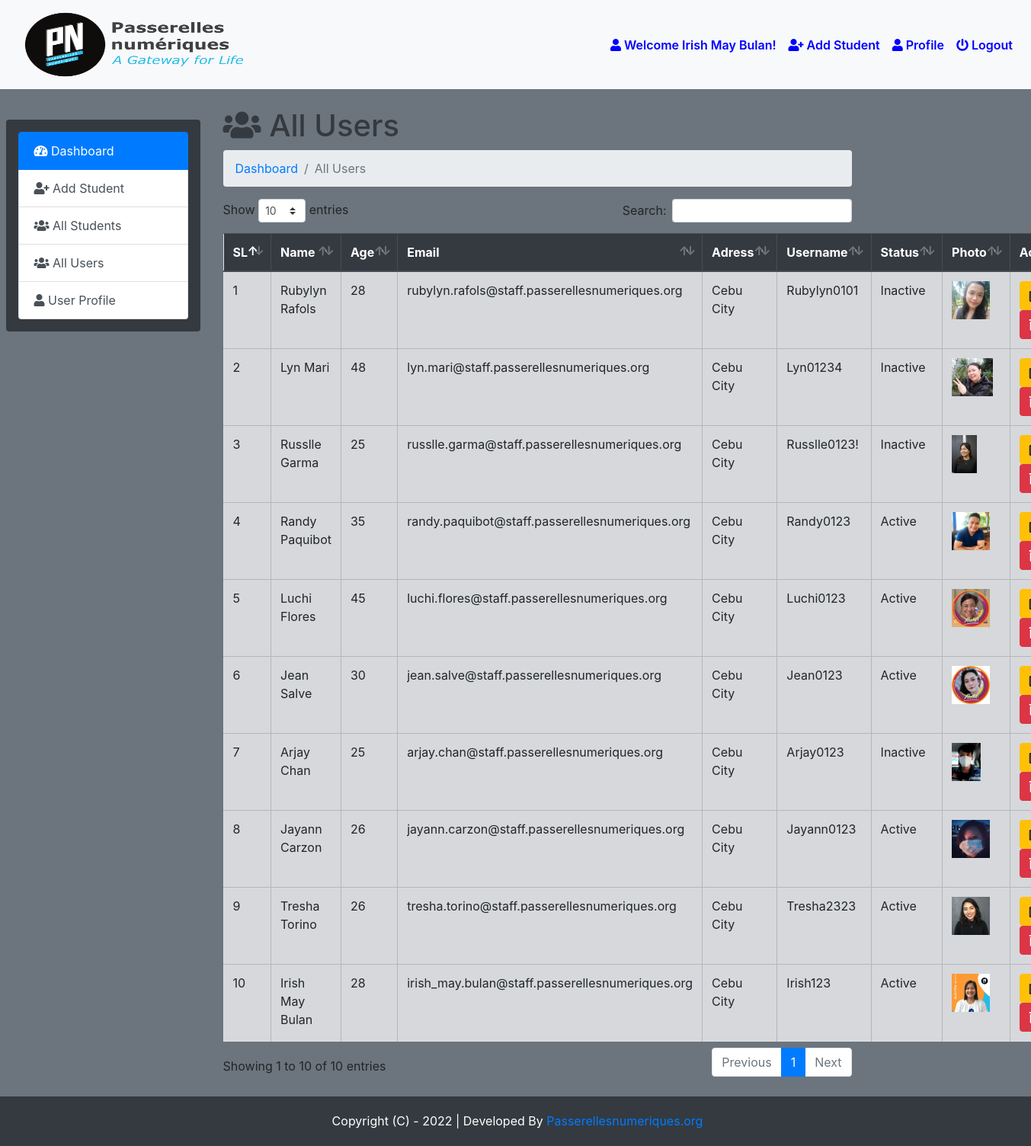
The page /admin/index.php?page=all-users (signed in) on the database its author committed.
### tables this page shows
CREATE TABLE `users` (
  `id` int(5) NOT NULL,
  `name` varchar(50) NOT NULL,
  `age` int(5) NOT NULL,
  `email` varchar(50) NOT NULL,
  `address` varchar(50) NOT NULL,
  `username` varchar(50) NOT NULL,
  `password` varchar(100) NOT NULL,
  `photo` varchar(50) NOT NULL,
  `status` varchar(12) NOT NULL,
  `datetime` timestamp NOT NULL DEFAULT current_timestamp()
);

### admin/all-users.php (the view, shortened to what this page needs)
<h1 class="text-dark"><i class="fas fa-users"></i>  All Users</h1>
<nav aria-label="breadcrumb">
  <ol class="breadcrumb">
     <li class="breadcrumb-item" aria-current="page"><a href="index.php">Dashboard </a></li>
     <li class="breadcrumb-item active" aria-current="page">All Users</li>
  </ol>
</nav>
<table class="table table-hover table-bordered table-secondary table-responsive-xl" id="data">
  <thead class="thead-dark">
    <tr>
      <th scope="col">SL</th>
      <th scope="col">Name</th>
      <th scope="col">Age</th>
      <th scope="col">Email</th>
      <th scope="col">Adress</th>
      <th scope="col">Username</th>
      <th scope="col">Status</th>
      <th scope="col">Photo</th>
      <th scope="col">Action</th>
    </tr>
  </thead>
  <tbody>
    <?php
      $query=mysqli_query($db_con,'SELECT * FROM `users`ORDER BY `users`.`datetime` DESC;');
      $i=1;
      while ($result = mysqli_fetch_array($query)) { ?>
      <tr>
        <?php
        echo '<td>'.$i.'</td>
          <td>'.ucwords($result['name']).'</td>
          <td>'.ucwords($result['age']).'</td>
          <td>'.$result['email'].'</td>
          <td>'.ucwords($result['address']).'</td>
          <td>'.ucwords($result['username']).'</td>
          <td>'.ucwords($result['status']).'</td>
          <td><img src="images/'.$result['photo'].'" height="50px"></td>
          <td>
          <a class="btn btn-xs btn-warning" href="index.php?page=edit_this_user&id='.base64_encode($result['id']).'&photo='.base64_encode($result['photo']).'">
            <i class="fa fa-edit"></i></a>
           &nbsp; <a class="btn btn-xs btn-danger" onclick="javascript:confirmationDelete($(this));return false;" href="index.php?page=delete_user&id='.base64_encode($result['id']).'&photo='.base64_encode($result['photo']).'">
           <i class="fas fa-trash-alt"></i></a></td>';?>
      </tr>
     <?php $i++;} ?>
  </tbody>
</table>

### admin/index.php (shortened to what this page needs)
<?php require_once 'db_con.php';
?>
<!doctype html>
<html lang="en">
<head>
  <link rel="stylesheet" href="../css/bootstrap.min.css">
  <link rel="stylesheet" href="../css/dataTables.bootstrap4.min.css">
  <link rel="stylesheet" href="../css/fontawesome.min.css">
  <link rel="stylesheet" href="../css/solid.min.css">
  <link rel="stylesheet" href="https://cdnjs.cloudflare.com/ajax/libs/animate.css/4.0.0/animate.min.css" />
  <link rel="stylesheet" type="text/css" href="../css/style.css">
</head>
<body class="d-flex flex-column min-vh-100 bg-secondary">
  <nav class="navbar navbar-expand-lg navbar-dark bg-light text-black">
   <a class="nav-link active" href="/pn_student/index.php" ><img width="300px" height="85px" src="../admin/images/logo.png" alt=""></a>
    <div class="navbar-collapse collapse justify-content-end" id="navbarSupportedContent">
      <?php $showuser = $_SESSION['user_login'];
      $haha = mysqli_query($db_con, "SELECT * FROM `users` WHERE `username`='$showuser';");
      $showrow = mysqli_fetch_array($haha); ?>
      <ul class="nav navbar-nav ">
        <li class="nav-item"><a class="nav-link" href="index.php?page=user-profile" style="color:blue;font-weight:600;"><i class="fa fa-user"></i> Welcome <?php echo $showrow['name']; ?>!</a></li>
        <li class="nav-item"><a class="nav-link active" href="index.php?page=add-student" style="color:blue;font-weight:600;"><i class="fa fa-user-plus"></i> Add Student</a></li>
        <li class="nav-item "><a class="nav-link active " href="index.php?page=user-profile" style="color:blue;font-weight:600;"><i class="fa fa-user"></i> Profile</a></li>
        <li class="nav-item "><a class="nav-link active" href="logout.php" style="color:blue;font-weight:600;"><i class="fa fa-power-off"></i> Logout</a></li>
      </ul>
    </div>
  </nav>
  <br>
  <div class="container">
    <div class="row">
      <div class="col-md-3" style="height:22.5%; margin-left:-10%;">
        <div class="list-group p-3 my-3 bg-dark text-white">
          <a href="index.php?page=dashboard" class="list-group-item list-group-item-action active">
            <i class="fas fa-tachometer-alt"></i> Dashboard
          </a>
          <a href="index.php?page=add-student" class="list-group-item list-group-item-action"><i class="fa fa-user-plus"></i> Add Student</a>
          <a href="index.php?page=all-student" class="list-group-item list-group-item-action"><i class="fa fa-users"></i> All Students</a>
          <a href="index.php?page=all-users" class="list-group-item list-group-item-action"><i class="fa fa-users"></i> All Users</a>
          <a href="index.php?page=user-profile" class="list-group-item list-group-item-action"><i class="fa fa-user"></i> User Profile</a>
        </div>
      </div>
      <div class="col-md-9">
        <div class="content">
          <?php
          if (isset($_GET['page'])) {
            $page = $_GET['page'] . '.php';
          } else {
            $page = 'dashboard.php';
          }
          if (file_exists($page)) {
            require_once $page;
          } else {
            require_once '404.php';
          }
          ?>
        </div>
      </div>
    </div>
  </div>
  <br>
  <footer class="mt-auto">
		<p class="text-center">Copyright (C) - 2022 | Developed By <a href="https://www.passerellesnumeriques.org/en/">Passerellesnumeriques.org </a> </p>
	</footer>
</body>
</html>

### css/style.css (style rules this page uses)
footer { background: #343a40; color:#fff; padding: 20px 0px 5px 5px; margin-top: 20px; }
body { position: relative; }

### rows shown on the page
users: name "Irish May Bulan", age "28", email "irish_may.bulan@staff.passerellesnumeriques.org", address "Cebu City", username "Irish123", status "Active", photo (picture)
users: name "Rubylyn Rafols", age "28", email "rubylyn.rafols@staff.passerellesnumeriques.org", address "Cebu City", username "Rubylyn0101", status "Inactive", photo (picture)
users: name "Lyn Mari", age "48", email "lyn.mari@staff.passerellesnumeriques.org", address "Cebu City", username "Lyn01234", status "Inactive", photo (picture)
users: name "Russlle Garma", age "25", email "russlle.garma@staff.passerellesnumeriques.org", address "Cebu City", username "Russlle0123!", status "Inactive", photo (picture)
users: name "Randy Paquibot", age "35", email "randy.paquibot@staff.passerellesnumeriques.org", address "Cebu City", username "Randy0123", status "Active", photo (picture)
users: name "Luchi Flores", age "45", email "luchi.flores@staff.passerellesnumeriques.org", address "Cebu City", username "Luchi0123", status "Active", photo (picture)
users: name "Jean Salve", age "30", email "jean.salve@staff.passerellesnumeriques.org", address "Cebu City", username "Jean0123", status "Active", photo (picture)
users: name "Arjay Chan", age "25", email "arjay.chan@staff.passerellesnumeriques.org", address "Cebu City", username "Arjay0123", status "Inactive", photo (picture)
users: name "Jayann Carzon", age "26", email "jayann.carzon@staff.passerellesnumeriques.org", address "Cebu City", username "Jayann0123", status "Active", photo (picture)
users: name "Tresha Torino", age "26", email "tresha.torino@staff.passerellesnumeriques.org", address "Cebu City", username "Tresha2323", status "Active", photo (picture)
